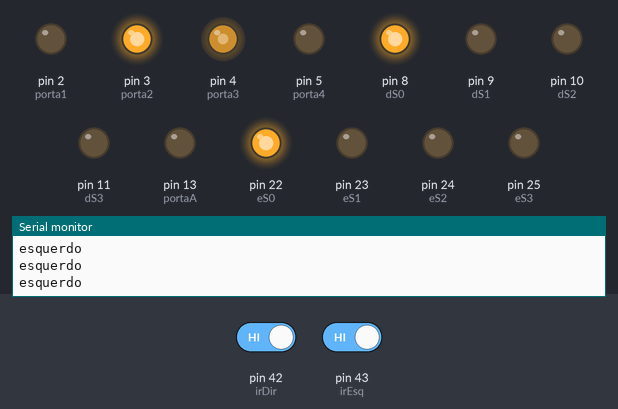
Simulated run of this sketch. Board: Arduino Mega 2560, built with avr-gcc and run on an emulated ATmega2560. Shown: output pins drawn as LEDs (lit = HIGH), the last lines printed to the serial monitor. The inputs (shaded band) are chosen by the test bench; at power-on: pin 43 (irEsq) HIGH, pin 42 (irDir) HIGH.

Above: at 1.2 s.
1.3 s: pin 43 (irEsq) driven LOW
At 2.5 s:
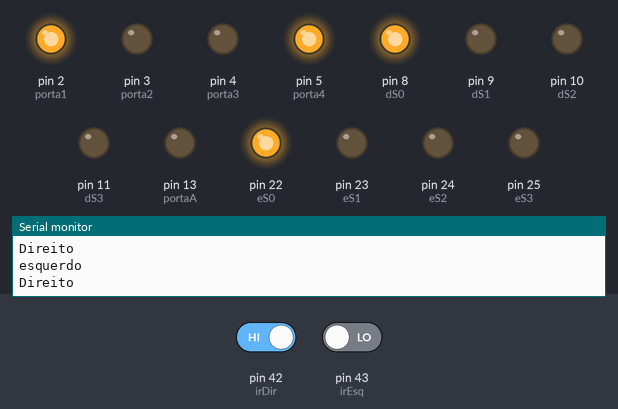
2.8 s: pin 42 (irDir) driven LOW
At 4.0 s:
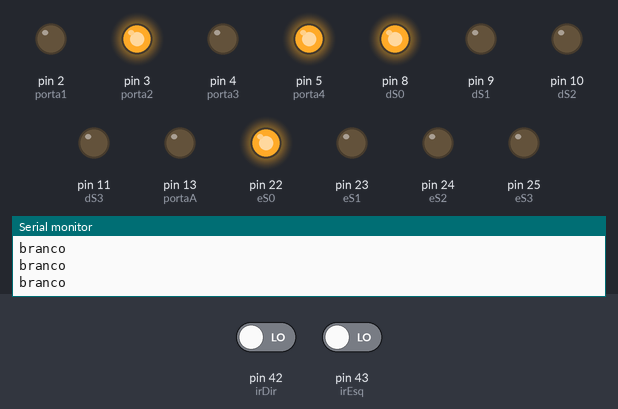
4.3 s: pin 42 (irDir) driven HIGH
At 5.0 s:
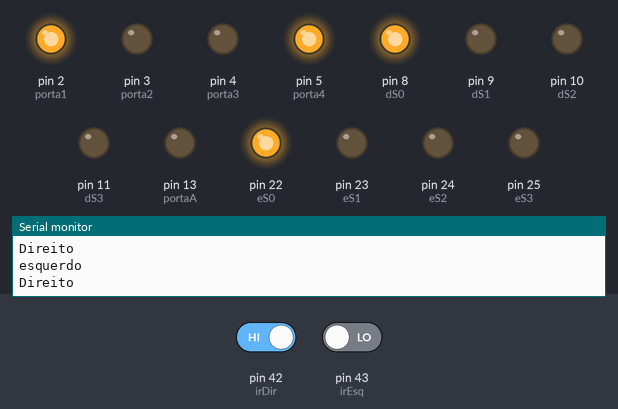
5.8 s: pin 43 (irEsq) driven HIGH
At 7.2 s:
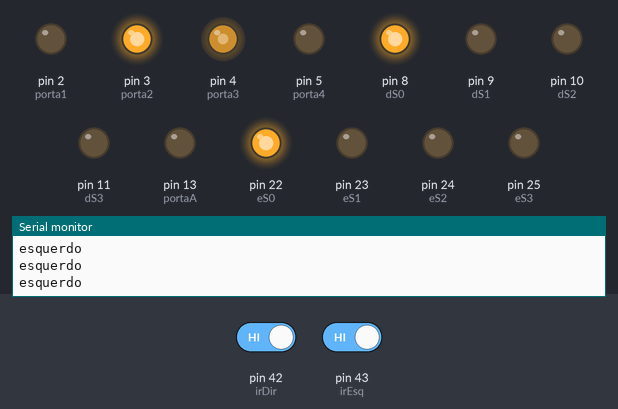
Timing chart, 0 to 8.3 s (numbered marks = the images above; inputs shaded):
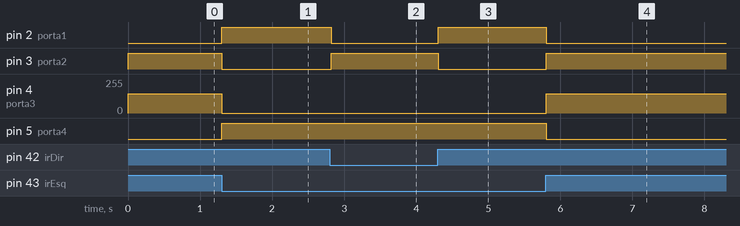

Measured:
- after the input at 1.3 s, pin 2 (porta1), pin 5 (porta4): LOW → HIGH at once; pin 3 (porta2): HIGH → LOW at once; pin 4 (porta3): 144/255 → 0/255 at once
- after the input at 2.8 s, pin 2 (porta1): HIGH → LOW at once; pin 3 (porta2): LOW → HIGH at once
- after the input at 4.3 s, pin 2 (porta1): LOW → HIGH at once; pin 3 (porta2): HIGH → LOW at once
- after the input at 5.8 s, pin 2 (porta1), pin 5 (porta4): HIGH → LOW at once; pin 3 (porta2): LOW → HIGH at once; pin 4 (porta3): 0/255 → 144/255 at once

The sketch:

obr-oficial.ino
```cpp
#define dS0 8
#define dS1 9
#define dS2 10
#define dS3 11
#define dOut 6
#define eS0 22//preto
#define eS1 23//amarelo
#define eS2 24//vermelho
#define eS3 25//marrom
#define eOut 26//laranja

int porta1 = 2;
int porta2 = 3;
int porta3 = 4;
int porta4 = 5;
int portaB = 12;
int portaA = 13;
int irDir = 42;
int irEsq = 43;

int pwm = 400;
int eFrequency = 0;
int dFrequency = 0;
long t;
int d;

bool detectarLinha(int sensor){
  int value = digitalRead(sensor);
  bool linha;
   if(value == HIGH){
      //preto
    linha = true;
    }
  else{
    //branco
    linha = false;
  }
  return linha;
}

float pegarDistancia(){
  digitalWrite(portaA,LOW);
  delayMicroseconds(2);
  digitalWrite(portaA,HIGH);
  delayMicroseconds(10);
  digitalWrite(portaA,LOW);
  t = pulseIn(portaB,HIGH);
  d = 0.0170*t;
  Serial.print("Distancia medida: ");
  Serial.print(d);
  Serial.println("cm");
  return d;
}

float eVerde(){
  digitalWrite(eS2,HIGH);
  digitalWrite(eS3,HIGH);
  eFrequency = pulseIn(eOut, LOW);
  return eFrequency;
}

float dVerde(){
  digitalWrite(dS2,HIGH);
  digitalWrite(dS3,HIGH);
  dFrequency = pulseIn(dOut, LOW);
  return dFrequency;
}

void andarTras(int time=0){
  analogWrite(porta1, pwm);
  digitalWrite(porta2,LOW);
  analogWrite(porta3, pwm);
  digitalWrite(porta4,LOW);
  delay(time);
}

void andarFrente(int time=0){
  digitalWrite(porta1,LOW);
  analogWrite(porta2, pwm);
  digitalWrite(porta3,LOW);
  analogWrite(porta4, pwm);
  delay(time);
}

void girarEsquerda(int time=0){
  digitalWrite(porta1,LOW);
  analogWrite(porta2, pwm);
  analogWrite(porta3, pwm);
  digitalWrite(porta4,LOW);
  delay(time);
}

void girarDireita(int time=0){
  analogWrite(porta1,pwm);
  digitalWrite(porta2, LOW);
  digitalWrite(porta3, LOW);
  analogWrite(porta4,pwm);
  delay(time);
}

void verde(float dirverde, float esqverde){
  if((dirverde > 100) && (esqverde < 100)){
    girarDireita(100);
  }
  else if ((dirverde < 100) && (esqverde > 100)){
    girarDireita(100);
  }
}

void desviar(){
   girarDireita(425);
   andarFrente(750);
   girarEsquerda(350);
   andarFrente(750);
   girarEsquerda(330);
   andarFrente(750);
   girarDireita(100);

}

void parar(int time=0){
  analogWrite(porta1, pwm);
  digitalWrite(porta2,LOW);
  digitalWrite(porta3,LOW);
  analogWrite(porta4, pwm);
  delay(time);
}

void seguirLinha(){
    if (!detectarLinha(irDir)&& !detectarLinha(irEsq)){
       andarFrente(10);
       Serial.println("branco");
  }
    else{
        if(detectarLinha(irDir)&& !detectarLinha(irEsq)){
          if((dVerde > 100) && (eVerde < 100)){
           girarDireita(100);//teste 90 graus
        }
          else{
           girarDireita(20);
        }
          Serial.println("Direito");
        }
        if(!detectarLinha(irDir)&& detectarLinha(irEsq)){
           if((dVerde < 100) && (eVerde > 100)){
            girarEsquerda(100);
           }
           else{
            girarEsquerda(20);
        }
        }
            Serial.println("esquerdo");
       }
       if(detectarLinha(irDir)&& detectarLinha(irEsq)){
           if((dVerde < 100) && (eVerde > 100)){
             girarDireita(100);
           }
          else{
            girarEsquerda(100);
          }
          }
       }

void setup() {
  Serial.begin(9600);
  pinMode(portaA  , OUTPUT);
  pinMode(portaB, INPUT);
  pinMode(eS0, OUTPUT);
  pinMode(eS1, OUTPUT);
  pinMode(eS2, OUTPUT);
  pinMode(eS3, OUTPUT);
  pinMode(eOut, INPUT);
  pinMode(dS0, OUTPUT);
  pinMode(dS1, OUTPUT);
  pinMode(dS2, OUTPUT);
  pinMode(dS3, OUTPUT);
  pinMode(dOut, INPUT);
  pinMode(porta1, OUTPUT);
  pinMode(porta2, OUTPUT);
  pinMode(porta3, OUTPUT);
  pinMode(porta4, OUTPUT);
  pinMode(irEsq, INPUT);
  pinMode(irDir, INPUT);

  digitalWrite(eS0,HIGH);
  digitalWrite(eS1,LOW);
  digitalWrite(dS0,HIGH);
  digitalWrite(dS1,LOW);

}

void loop() {
 /* if (pegarDistancia()>15){
    andarFrente();sensor
  }
  else {
     desviar();
  }*/
 seguirLinha();
//verde(dVerde(),eVerde());
// detectarLinha(irDir);
//andarFrente();

}
```
